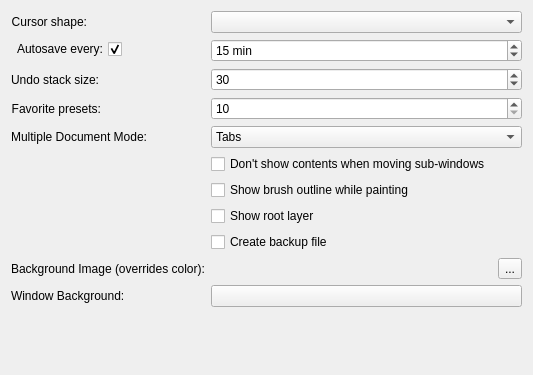
<?xml version="1.0" encoding="UTF-8"?>
<ui version="4.0">
 <class>WdgGeneralSettings</class>
 <widget class="QWidget" name="WdgGeneralSettings">
  <property name="geometry">
   <rect>
    <x>0</x>
    <y>0</y>
    <width>533</width>
    <height>375</height>
   </rect>
  </property>
  <layout class="QVBoxLayout" name="verticalLayout">
   <item>
    <layout class="QFormLayout" name="formLayout">
     <item row="0" column="0">
      <widget class="QLabel" name="textLabel1">
       <property name="sizePolicy">
        <sizepolicy hsizetype="Preferred" vsizetype="Preferred">
         <horstretch>0</horstretch>
         <verstretch>0</verstretch>
        </sizepolicy>
       </property>
       <property name="text">
        <string>Cursor shape:</string>
       </property>
       <property name="alignment">
        <set>Qt::AlignRight|Qt::AlignTrailing|Qt::AlignVCenter</set>
       </property>
      </widget>
     </item>
     <item row="0" column="1">
      <widget class="QComboBox" name="m_cmbCursorShape"/>
     </item>
     <item row="1" column="0">
      <widget class="QCheckBox" name="m_autosaveCheckBox">
       <property name="sizePolicy">
        <sizepolicy hsizetype="MinimumExpanding" vsizetype="Fixed">
         <horstretch>0</horstretch>
         <verstretch>0</verstretch>
        </sizepolicy>
       </property>
       <property name="layoutDirection">
        <enum>Qt::RightToLeft</enum>
       </property>
       <property name="text">
        <string>Autosave every:</string>
       </property>
       <property name="checked">
        <bool>true</bool>
       </property>
      </widget>
     </item>
     <item row="1" column="1">
      <widget class="QSpinBox" name="m_autosaveSpinBox">
       <property name="suffix">
        <string notr="true"> min</string>
       </property>
       <property name="minimum">
        <number>1</number>
       </property>
       <property name="maximum">
        <number>1440</number>
       </property>
       <property name="singleStep">
        <number>5</number>
       </property>
       <property name="value">
        <number>15</number>
       </property>
      </widget>
     </item>
     <item row="2" column="0">
      <widget class="QLabel" name="label">
       <property name="sizePolicy">
        <sizepolicy hsizetype="Preferred" vsizetype="Preferred">
         <horstretch>0</horstretch>
         <verstretch>0</verstretch>
        </sizepolicy>
       </property>
       <property name="text">
        <string>Undo stack size:</string>
       </property>
       <property name="alignment">
        <set>Qt::AlignRight|Qt::AlignTrailing|Qt::AlignVCenter</set>
       </property>
      </widget>
     </item>
     <item row="2" column="1">
      <widget class="QSpinBox" name="m_undoStackSize">
       <property name="minimum">
        <number>0</number>
       </property>
       <property name="maximum">
        <number>1000</number>
       </property>
       <property name="singleStep">
        <number>5</number>
       </property>
       <property name="value">
        <number>30</number>
       </property>
      </widget>
     </item>
     <item row="3" column="0">
      <widget class="QLabel" name="label_3">
       <property name="sizePolicy">
        <sizepolicy hsizetype="Preferred" vsizetype="Preferred">
         <horstretch>0</horstretch>
         <verstretch>0</verstretch>
        </sizepolicy>
       </property>
       <property name="text">
        <string>Favorite presets:</string>
       </property>
       <property name="alignment">
        <set>Qt::AlignRight|Qt::AlignTrailing|Qt::AlignVCenter</set>
       </property>
      </widget>
     </item>
     <item row="3" column="1">
      <widget class="QSpinBox" name="m_favoritePresetsSpinBox">
       <property name="minimum">
        <number>10</number>
       </property>
       <property name="maximum">
        <number>30</number>
       </property>
      </widget>
     </item>
     <item row="4" column="0">
      <widget class="QLabel" name="label_2">
       <property name="text">
        <string>Multiple Document Mode:</string>
       </property>
       <property name="alignment">
        <set>Qt::AlignRight|Qt::AlignTrailing|Qt::AlignVCenter</set>
       </property>
      </widget>
     </item>
     <item row="4" column="1">
      <widget class="QComboBox" name="m_cmbMDIType">
       <property name="currentIndex">
        <number>1</number>
       </property>
       <item>
        <property name="text">
         <string>Subwindows</string>
        </property>
       </item>
       <item>
        <property name="text">
         <string>Tabs</string>
        </property>
       </item>
      </widget>
     </item>
     <item row="5" column="1">
      <widget class="QCheckBox" name="m_chkRubberBand">
       <property name="text">
        <string>Don't show contents when moving sub-windows</string>
       </property>
      </widget>
     </item>
     <item row="6" column="1">
      <widget class="QCheckBox" name="m_showOutlinePainting">
       <property name="text">
        <string>Show brush outline while painting</string>
       </property>
      </widget>
     </item>
     <item row="7" column="1">
      <widget class="QCheckBox" name="chkShowRootLayer">
       <property name="text">
        <string>Show root layer</string>
       </property>
      </widget>
     </item>
     <item row="8" column="1">
      <widget class="QCheckBox" name="m_backupFileCheckBox">
       <property name="text">
        <string>Create backup file </string>
       </property>
      </widget>
     </item>
     <item row="9" column="0">
      <widget class="QLabel" name="label_5">
       <property name="text">
        <string>Background Image (overrides color):</string>
       </property>
      </widget>
     </item>
     <item row="9" column="1">
      <layout class="QHBoxLayout" name="horizontalLayout" stretch="0,0">
       <item>
        <widget class="QLabel" name="m_backgroundimage">
         <property name="minimumSize">
          <size>
           <width>200</width>
           <height>0</height>
          </size>
         </property>
         <property name="text">
          <string/>
         </property>
        </widget>
       </item>
       <item>
        <widget class="QToolButton" name="m_bnFileName">
         <property name="text">
          <string>...</string>
         </property>
        </widget>
       </item>
      </layout>
     </item>
     <item row="10" column="0">
      <widget class="QLabel" name="label_4">
       <property name="text">
        <string>Window Background:</string>
       </property>
      </widget>
     </item>
     <item row="10" column="1">
      <widget class="KColorButton" name="m_mdiColor">
       <property name="text">
        <string/>
       </property>
       <property name="color">
        <color>
         <red>0</red>
         <green>0</green>
         <blue>0</blue>
        </color>
       </property>
       <property name="defaultColor">
        <color>
         <red>0</red>
         <green>0</green>
         <blue>0</blue>
        </color>
       </property>
      </widget>
     </item>
    </layout>
   </item>
   <item>
    <spacer name="verticalSpacer">
     <property name="orientation">
      <enum>Qt::Vertical</enum>
     </property>
     <property name="sizeHint" stdset="0">
      <size>
       <width>20</width>
       <height>40</height>
      </size>
     </property>
    </spacer>
   </item>
  </layout>
 </widget>
 <customwidgets>
  <customwidget>
   <class>KColorButton</class>
   <extends>QPushButton</extends>
   <header>kcolorbutton.h</header>
  </customwidget>
 </customwidgets>
 <resources/>
 <connections>
  <connection>
   <sender>m_autosaveCheckBox</sender>
   <signal>toggled(bool)</signal>
   <receiver>m_autosaveSpinBox</receiver>
   <slot>setEnabled(bool)</slot>
   <hints>
    <hint type="sourcelabel">
     <x>55</x>
     <y>79</y>
    </hint>
    <hint type="destinationlabel">
     <x>168</x>
     <y>79</y>
    </hint>
   </hints>
  </connection>
 </connections>
</ui>
